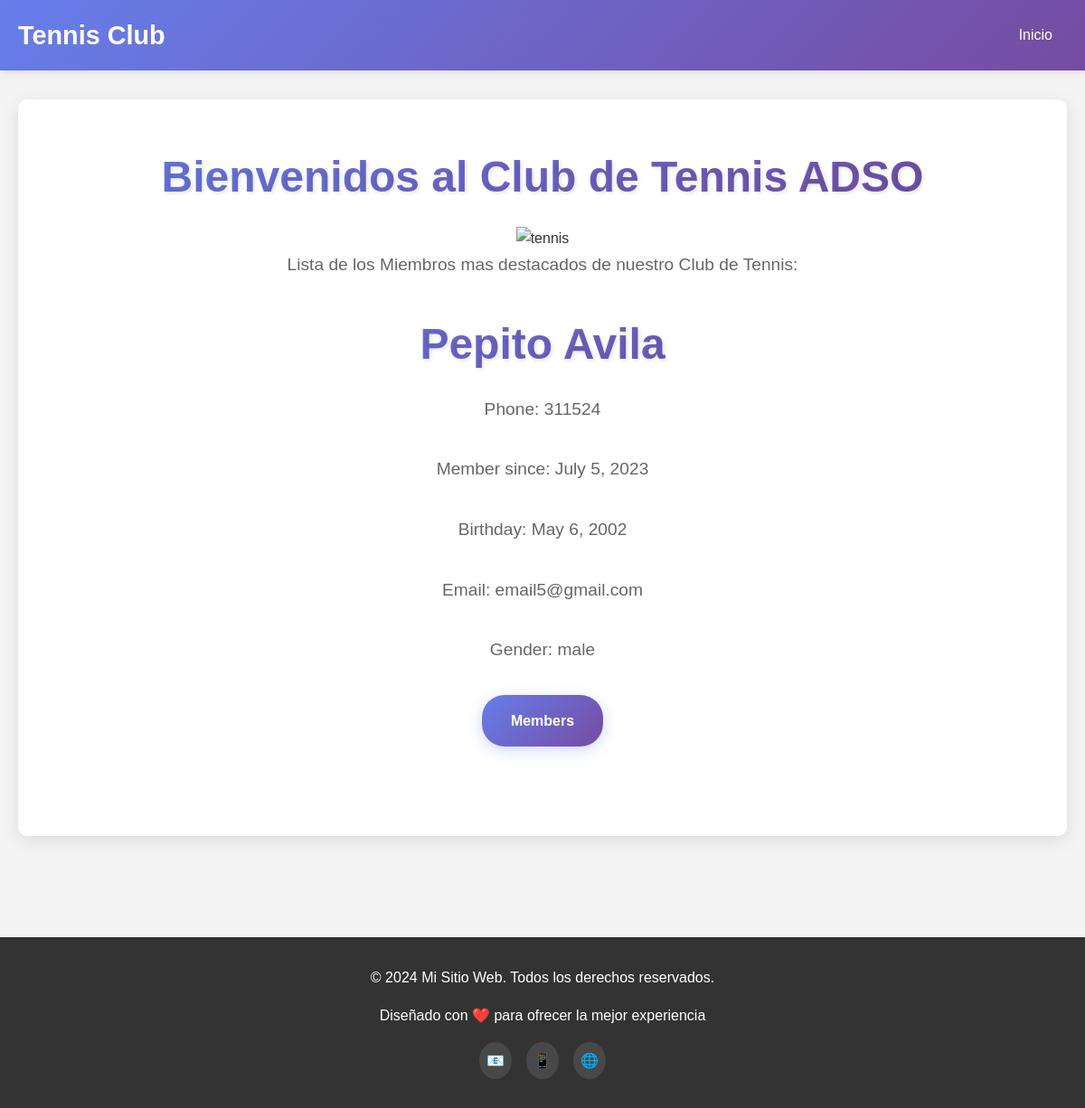
/members/details/5, run on the app's committed database.
### members/models.py (models this page shows)
class Member(models.Model):
  firstname = models.CharField(max_length=255)
  lastname = models.CharField(max_length=255)
  phone = models.IntegerField(null=True)
  joined_date = models.DateField(null=True)
  gender = models.CharField(max_length=255, null=True)
  birthday= models.DateField(null=True)
  email= models.CharField(max_length=255, null=True)

### members/views.py (the view)
# urls.py: path('members/details/<int:id>', views.details, name='details'),
def details(request, id):
  mymember = Member.objects.get(id=id)
  template = loader.get_template('details.html')
  context = {
    'mymember': mymember,
  }
  return HttpResponse(template.render(context, request))

### members/templates/details.html (shortened to what this page needs)
{% extends "master.html" %}
{% block content %}
        <h1>{{ mymember.firstname }} {{ mymember.lastname }}</h1>
        <p>Phone: {{ mymember.phone }}</p>
        <p>Member since: {{ mymember.joined_date }}</p>
        <p>Birthday: {{ mymember.birthday }}</p>
        <p>Email: {{ mymember.email }}</p>
        <p>Gender: {{ mymember.gender }}</p>
        <a href="/members" class="cta-button">Members</a>
{% endblock %}

### members/templates/master.html (style rules this page uses)
* { margin: 0; padding: 0; box-sizing: border-box; }
body { font-family: 'Arial', sans-serif; line-height: 1.6; color: #333; background-color: #f4f4f4; }
.hero h1 { font-size: 3rem; margin-bottom: 1rem; background: linear-gradient(135deg, #667eea 0%, #764ba2 100%); -webkit-background-clip: text; -webkit-text-fill-color: transparent; background-clip: text; text-shadow: 2px 2px 4px rgba(0,0,0,0.1); }
.hero p { font-size: 1.2rem; color: #666; margin-bottom: 2rem; line-height: 1.8; }
.cta-button { display: inline-block; background: linear-gradient(135deg, #667eea 0%, #764ba2 100%); color: white; padding: 1rem 2rem; text-decoration: none; border-radius: 25px; font-weight: bold; transition: all 0.3s ease; box-shadow: 0 4px 15px rgba(102, 126, 234, 0.3); }

### data on the page
Member: firstname "Pepito", lastname "Avila", phone "311524", joined_date "July 5, 2023", birthday "May 6, 2002", email "email5@gmail.com", gender "male"
